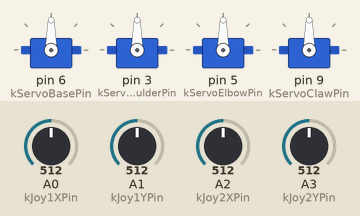
Bench run of a program on a simulated Arduino Uno, built with avr-gcc and run on an emulated ATmega328P. On the bench: 4 × servo. The test bench sets the inputs (shaded band); at power-on: A0 (kJoy1XPin) = 512, A1 (kJoy1YPin) = 512, A2 (kJoy2XPin) = 512, A3 (kJoy2YPin) = 512.

Above: at 1.2 s.
1.3 s: A0 (kJoy1XPin) set to 716
At 2.0 s:
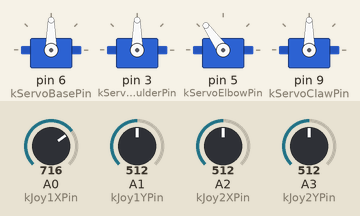
4.3 s: A1 (kJoy1YPin) set to 716
At 4.9 s:
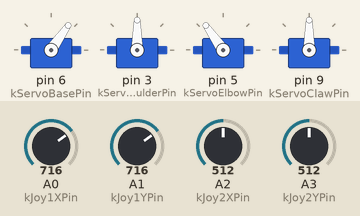
5.9 s: A2 (kJoy2XPin) set to 716
At 6.13 s:
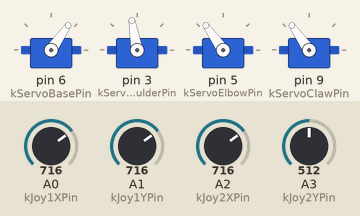
8.9 s: A3 (kJoy2YPin) set to 306
11.9 s: A0 (kJoy1XPin) set to 992
At 12.09 s:
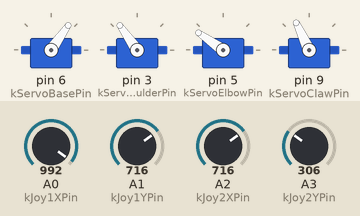
14.9 s: A1 (kJoy1YPin) set to 992
At 15.05 s:
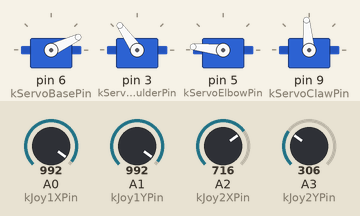
Timing chart, 0 to 18.9 s (numbered marks = the images above; inputs shaded):
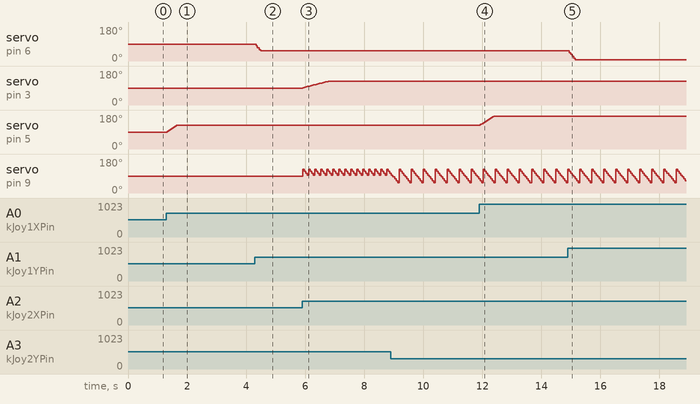

Measured:
- after the input at 1.3 s, servo on pin 5 (kServoElbowPin): 90° → 125° at once
- after the input at 4.3 s, servo on pin 6 (kServoBasePin): 90° → 55° at once
- after the input at 5.9 s, servo on pin 3 (kServoShoulderPin): moves from 90° to 125° over 0.87 s, starting at once; servo on pin 9 (kServoClawPin): 90° → 125° at once, then repeats every 0.20 s: 115° 0.05 s, 105° 0.05 s, 95° 0.05 s, 125° 0.05 s
- after the input at 11.9 s, servo on pin 5 (kServoElbowPin): moves from 125° to 174° over 0.46 s, starting at once
- after the input at 14.9 s, servo on pin 6 (kServoBasePin): 55° → 6° at once

The program:

main.cpp
```cpp
#include <Arduino.h>
#include <Servo.h>
#include <ArduPID.h>

namespace {
    const int smoothFactor_Base = 10;
    const int smoothFactor_Shoulder = 2;
    const int smoothFactor_Elbow = 5;

    constexpr int kServoBasePin = 6;
    constexpr int kServoShoulderPin = 3;
    constexpr int kServoElbowPin = 5;
    constexpr int kServoClawPin = 9;

    Servo servo_base;
    Servo servo_shoulder;
    Servo servo_elbow;
    Servo servo_claw;

    float joy1XValue = 0;
    float joy1YValue = 0;
    float joy2XValue = 0;
    float joy2YValue = 0;

    constexpr int kJoy1XPin = A0;
    constexpr int kJoy1YPin = A1;
    constexpr int kJoy2XPin = A2;
    constexpr int kJoy2YPin = A3;
}

void setup() {
    servo_base.attach(kServoBasePin);
    servo_shoulder.attach(kServoShoulderPin);
    servo_elbow.attach(kServoElbowPin);
    servo_claw.attach(kServoClawPin);
}

void loop() {
    joy1XValue = analogRead(kJoy1XPin);
    joy1YValue = analogRead(kJoy1YPin);

    joy2XValue = analogRead(kJoy2XPin);
    joy2YValue = analogRead(kJoy2YPin);

    const int mappedBase = static_cast<int>(map(joy1YValue, 0, 1023, 180, 0));
    const int currentBase = static_cast<int>(servo_base.read());
    if (abs(mappedBase - currentBase) > smoothFactor_Base) {
        int target = currentBase + (mappedBase < currentBase ? - smoothFactor_Base : smoothFactor_Base);
        target = constrain(target, 0, 180);
        servo_base.write(target);
    } else {
        servo_base.write(mappedBase);
    }

    const int mappedElbow = static_cast<int>(map(joy1XValue, 0, 1023, 0, 180));
    const int currentElbow = static_cast<int>(servo_elbow.read());
    if (abs(mappedElbow - currentElbow) > smoothFactor_Elbow) {
        int target = currentElbow + (mappedElbow < currentElbow ? - smoothFactor_Elbow : smoothFactor_Elbow);
        target = constrain(target, 0, 180);
        servo_elbow.write(target);
    } else {
        servo_elbow.write(mappedElbow);
    }

    const int mappedShoulder = static_cast<int>(map(joy2XValue, 0, 1023, 0, 180));
    const int currentShoulder = static_cast<int>(servo_shoulder.read());
    if (abs(mappedShoulder - currentShoulder) > smoothFactor_Shoulder) {
        int target = currentShoulder + (mappedShoulder < currentShoulder ? - smoothFactor_Shoulder : smoothFactor_Shoulder);
        target = constrain(target, 0, 180);
        servo_shoulder.write(target);
    } else {
        servo_shoulder.write(mappedShoulder);
    }

    const int mappedCraw = static_cast<int>(map(joy2YValue, 0, 1023, 0, 180));
    const int currentCraw = static_cast<int>(servo_claw.read());
    if (abs(mappedCraw - currentCraw) > 10) {
        int target = currentCraw + (mappedCraw < currentCraw ? -10 : 10);
        target = constrain(target, 0, 180);
        servo_claw.write(target);
    } else {
        servo_claw.write(mappedShoulder);
    }

    delay(50);
}
```
